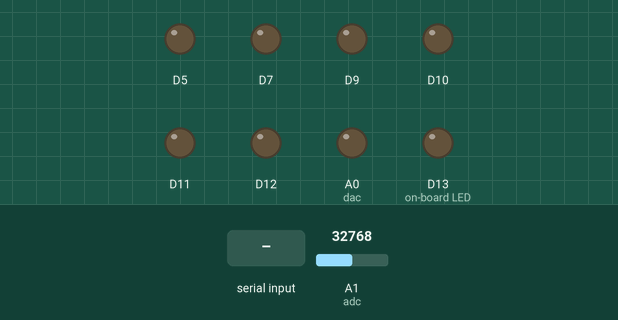
Bench run of a program on a simulated CircuitPython board. Parts: output pins drawn as LEDs (lit = HIGH). The inputs (shaded band) are chosen by the test bench; at power-on: A1 (adc) = 32768 (analog values on the 0–65535 scale). What the program prints to the serial console is not drawn.

Above: at 1.2 s.
1.3 s: "MEAS\n" received over the second serial link
2.8 s: "LED\n" received over the second serial link
4.3 s: "OFF\n" received over the second serial link
Timing chart, 0 to 7.3 s (numbered marks = the images above; inputs shaded):
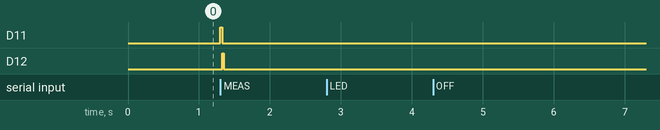

The program:

code.py
```python
# (licence header left out)
import time
import board
import analogio
import digitalio
import supervisor
import usb_cdc

FW_VERSION = "1.0.0"
FW_NAME = "circuitpython"

DAC_FULL_SCALE_V = 3.3
ADC_FULL_SCALE_V = 3.3
ADC_OVERSAMPLE = 16
SETTLE_S = 0.025

# ---------------------------------------------------------------- pins
dac = analogio.AnalogOut(board.A0)
adc = analogio.AnalogIn(board.A1)

def _out(pin):
    d = digitalio.DigitalInOut(pin)
    d.direction = digitalio.Direction.OUTPUT
    d.value = False
    return d

led_sw = {"R": _out(board.D5), "A": _out(board.D7),
          "G": _out(board.D9), "B": _out(board.D10)}
sel_led = _out(board.D11)
sel_res = _out(board.D12)
status = _out(board.D13)

# ---------------------------------------------------------------- state
sense_ohms = 100.0
dac_volts = 0.0
led_sel = "OFF"
streaming = False
host_was_connected = False

# ---------------------------------------------------------------- helpers
def set_dac(volts):
    global dac_volts
    volts = min(max(volts, 0.0), DAC_FULL_SCALE_V)
    code = int(volts / DAC_FULL_SCALE_V * 65535 + 0.5)   # AnalogOut is 16-bit scaled
    dac.value = code
    dac_volts = code * DAC_FULL_SCALE_V / 65535

def read_sense():
    acc = 0
    for _ in range(ADC_OVERSAMPLE):
        acc += adc.value
    return (acc / ADC_OVERSAMPLE) * ADC_FULL_SCALE_V / 65535

def select_led(which):
    global led_sel
    for sw in led_sw.values():
        sw.value = False
    set_dac(0.0)
    if which in led_sw:
        led_sw[which].value = True
        led_sel = which
    else:
        led_sel = "OFF"

def measure():
    """Blocking CheckVoltage cycle (~50 ms). Returns the M line."""
    sel_res.value = False
    sel_led.value = True
    time.sleep(SETTLE_S)
    v_led = read_sense()
    sel_led.value = False
    sel_res.value = True
    time.sleep(SETTLE_S)
    v_res = read_sense()
    sel_res.value = False
    amps = v_res / sense_ohms if sense_ohms > 0 else 0.0
    return "M %.3f %.6f %.3f %.3f %s" % (v_led, amps, v_res, dac_volts, led_sel)

def send(line):
    usb_cdc.console.write((line + "\n").encode())

HELP = (
    "LED I-V Lab  (%s %s)\n"
    "  ID            identify\n"
    "  LED R|A|G|B   select LED (resets drive to 0 V)\n"
    "  LED OFF       all LEDs off, drive 0 V\n"
    "  SET <volts>   drive voltage 0..3.3\n"
    "  MEAS          one measurement -> M <v_led> <i_A> <v_res> <dac_V> <led>\n"
    "  STREAM 1|0    continuous measurements on/off\n"
    "  R [<ohms>]    get/set sense resistor\n"
    "  STATE         report state\n"
    "OK HELP" % (FW_NAME, FW_VERSION)
)

def handle(line):
    global streaming, sense_ohms
    parts = line.strip().upper().split()
    if not parts:
        return
    cmd, args = parts[0], parts[1:]

    if cmd == "ID":
        send("ID LEDLAB %s %s ItsyBitsyM4" % (FW_VERSION, FW_NAME))
    elif cmd == "LED":
        if not args or (args[0] not in led_sw and args[0] != "OFF"):
            send("ERR LED needs R|A|G|B|OFF"); return
        select_led(args[0])
        send("OK LED " + led_sel)
    elif cmd == "SET":
        try:
            set_dac(float(args[0]))
        except (IndexError, ValueError):
            send("ERR SET needs volts"); return
        send("OK SET %.3f" % dac_volts)
    elif cmd == "MEAS":
        send(measure())
    elif cmd == "STREAM":
        if not args:
            send("ERR STREAM needs 1|0"); return
        streaming = args[0] == "1"
        send("OK STREAM %d" % (1 if streaming else 0))
    elif cmd == "R":
        if args:
            try:
                r = float(args[0])
            except ValueError:
                send("ERR R must be > 0"); return
            if r <= 0:
                send("ERR R must be > 0"); return
            sense_ohms = r
        send("OK R %.3f" % sense_ohms)
    elif cmd == "STATE":
        send("S %s %.3f %.3f %d" % (led_sel, dac_volts, sense_ohms, 1 if streaming else 0))
    elif cmd in ("HELP", "?"):
        send(HELP)
    else:
        send("ERR unknown command " + cmd)

# ---------------------------------------------------------------- main loop
# usb_cdc.console is the same port the REPL would use; the REPL only takes
# over if code.py exits, so stay in the loop.
console = usb_cdc.console
console.timeout = 0
buf = b""
last_blink = time.monotonic()
blink_on = False

select_led("OFF")

while True:
    connected = console.connected
    if host_was_connected and not connected:
        streaming = False
        select_led("OFF")
    host_was_connected = connected

    n = console.in_waiting
    if n:
        buf += console.read(n)
        while b"\n" in buf or b"\r" in buf:
            for sep in (b"\n", b"\r"):
                if sep in buf:
                    line, buf = buf.split(sep, 1)
                    break
            try:
                handle(line.decode())
            except Exception as e:   # keep the instrument alive on bad input
                send("ERR %s" % e)

    if streaming:
        send(measure())
        now = time.monotonic()
        if now - last_blink >= 0.5:
            blink_on = not blink_on
            status.value = blink_on
            last_blink = now
    elif blink_on:
        blink_on = False
        status.value = False
```

Measured:
- after the input at 1.3 s, D11, D12: LOW → HIGH at once, → LOW 0.03 s later
- after the input at 2.8 s, every drawn part: stays the same
- after the input at 4.3 s, every drawn part: stays the same
